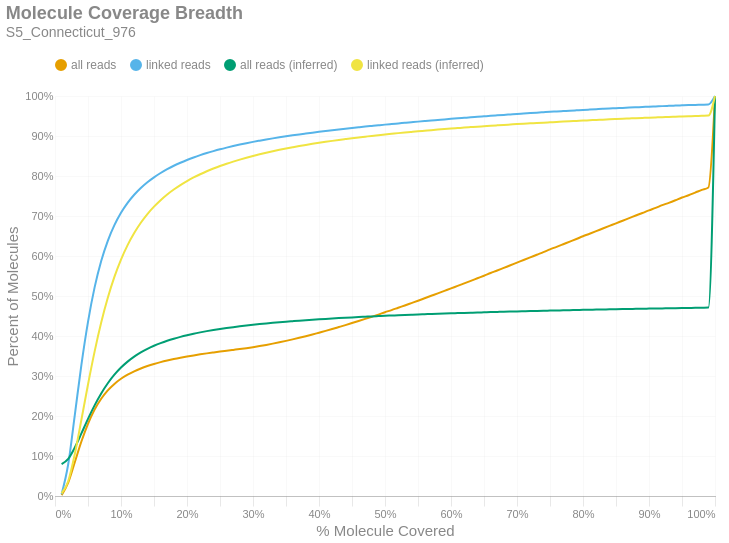

The cell this chart's notebook holds for it:
### Markdown cell above
### Molecule Read Coverage
This chart shows molecule coverage breadth as computed by the number of bases aligned to that molecule. In other words, "*how much of each unique long molecule is actually sequenced/aligned?*" Keep in mind there is a distinction between sequences and alignments, since some sequences belonging to a particular molecule may not align well and wouldn't appear in the alignment data. This chart also shows molecule coverage breadth as computed by the *inferred fragment* from which the aligned sequences originate. Unlike read coverage, this calculation takes into account the total insert size, including unsequenced gaps between the forward and reverse reads. Like the previous figures, these are cumulative percents.

### Code cell
if SKIPLR:
    print_html(f"Skipped")
else:
    binned_df = consolidated_hist(valids['coverage_bp'], mask, 0.01, True)
    binned_df_inf = consolidated_hist(valids['coverage_inserts'], mask, 0.01, True)
    binned_df = binned_df.with_columns(pl.lit(binned_df_inf['all reads (cumsum)']).alias('all reads (inferred)'))
    binned_df = binned_df.with_columns(pl.lit(binned_df_inf['linked reads (cumsum)']).alias('linked reads (inferred)'))
    binned_df = binned_df.with_columns(
        (pl.col('bin').cast(pl.Float64) + 0.01).alias('right_edge')
    )

    with SafeRender(binned_df):
        (
            density_plot(binned_df, 'Molecule Coverage Breadth', samplename, 'molcov', ['all reads (inferred)','linked reads (inferred)'])
            .encode(
                #x=alt.X('bin:Q', title="% Molecule Covered").axis(format = '%').scale(padding=0),
                x=alt.X('right_edge:Q', title="% Molecule Covered").axis(format='%').scale(padding=0),
                y=alt.Y('value:Q', title='Percent of Molecules')
                    .axis(format='%')
                    .stack(False)
                    .scale(domainMin=0, padding=0),
                color=alt.Color("key:N").scale(domain = ["all reads", "linked reads", "all reads (inferred)", "linked reads (inferred)"]),
                tooltip = [
                    alt.Tooltip("key:N", title = "Data Type"),
                    alt.Tooltip("range_label:N", title="% Molecule Covered"),
                    alt.Tooltip("value:Q", format = ".2%", title="% Molecules")
                ]
            )
        ).display()

### Figure 1 — Vega-Lite specification as saved in the notebook (floating-point values rounded to 4 significant figures)
{"width": "container", "height": 400, "config": {"title": {"anchor": "start", "dy": -15, "fontSize": 18, "color": "#888888", "subtitleColor": "#888888", "subtitleFontSize": 14}, "arc": {"fill": "#0072B2"}, "axis": {"domainColor": "#888888", "domainWidth": 0.5, "gridWidth": 0.2, "grid": false, "titleFontWeight": 400, "titleFontSize": 15, "labelFontSize": 11, "labelColor": "#888888", "tickColor": "#888888", "tickWidth": 0.2, "titleColor": "#888888"}, "axisBand": {"grid": false}, "axisX": {"grid": true, "tickSize": 10, "domainCap": "round"}, "axisY": {"domain": false, "grid": true, "tickSize": 0, "domainCap": "round"}, "background": "transparent", "header": {"labelFontSize": 15, "labelColor": "#888888", "titleFontSize": 15, "titleFontWeight": 600, "titleColor": "#888888"}, "legend": {"labelFont": "sans-serif", "labelFontSize": 12, "labelColor": "#888888", "symbolSize": 100, "symbolType": "circle", "titleFontSize": 12, "titlePadding": 10, "titleColor": "#888888", "title": null, "orient": "top"}, "range": {"category": ["#E69F00", "#56B4E9", "#009E73", "#F0E442", "#0072B2", "#D55E00", "#CC79A7", "#000000"], "diverging": ["#cfe8f3", "#a2d4ec", "#73bfe2", "#46abdb", "#1696d2", "#12719e"]}, "area": {"fill": "#0072B2", "fillOpacity": 0.7, "line": true, "strokeOpacity": 0.7}, "line": {"color": "#0072B2", "stroke": "#0072B2", "strokeWidth": 2}, "trail": {"color": "#0072B2", "stroke": "#0072B2", "strokeWidth": 0, "size": 1}, "point": {"filled": true, "fillOpacity": 1.0, "size": 95}, "text": {"color": "#888888", "fontSize": 11, "align": "right", "fontWeight": 400, "size": 11}, "bar": {"fill": "#0072B2", "stroke": null}, "view": {"stroke": null, "continuousWidth": 660, "continuousHeight": 400}}, "data": {"name": "data-812530165c6766bdc32f4a4dc8c64f7e"}, "mark": {"type": "line", "interpolate": "monotone", "point": {"opacity": 0, "size": 275}}, "encoding": {"color": {"field": "key", "scale": {"domain": ["all reads", "linked reads", "all reads (inferred)", "linked reads (inferred)"]}, "type": "nominal"}, "tooltip": [{"field": "key", "title": "Data Type", "type": "nominal"}, {"field": "range_label", "title": "% Molecule Covered", "type": "nominal"}, {"field": "value", "format": ".2%", "title": "% Molecules", "type": "quantitative"}], "x": {"axis": {"format": "%"}, "field": "right_edge", "scale": {"padding": 0}, "title": "% Molecule Covered", "type": "quantitative"}, "y": {"axis": {"format": "%"}, "field": "value", "scale": {"domainMin": 0, "padding": 0}, "stack": false, "title": "Percent of Molecules", "type": "quantitative"}}, "params": [{"name": "param_c36ac31b6afebe62", "select": {"type": "point", "fields": ["key"]}, "bind": "legend"}], "title": {"text": "Molecule Coverage Breadth", "subtitle": "S5_Connecticut_976"}, "transform": [{"fold": ["all reads (cumsum)", "linked reads (cumsum)", "all reads (inferred)", "linked reads (inferred)"]}, {"calculate": "replace(datum.key, ' (cumsum)', '')", "as": "key"}, {"filter": {"param": "param_c36ac31b6afebe62"}}], "usermeta": {"embedOptions": {"downloadFileName": "S5_Connecticut_976.molcov"}}, "$schema": "https://vega.github.io/schema/vega-lite/v6.1.0.json", "datasets": {"data-812530165c6766bdc32f4a4dc8c64f7e": [{"bin": "0.0", "interval": "0.0-0.01", "all reads": 0.00216, "linked reads": 0.004541, "all reads (cumsum)": 0.00216, "linked reads (cumsum)": 0.004541, "range_label": "0.0-0.01", "all reads (inferred)": 0.0796, "linked reads (inferred)": 0.006452, "right_edge": 0.01}, {"bin": "0.01", "interval": "0.01-0.02", "all reads": 0.0314, "linked reads": 0.07478, "all reads (cumsum)": 0.03356, "linked reads (cumsum)": 0.07932, "range_label": "0.01-0.02", "all reads (inferred)": 0.09279, "linked reads (inferred)": 0.03696, "right_edge": 0.02}, {"bin": "0.02", "interval": "0.02-0.03", "all reads": 0.05092, "linked reads": 0.123, "all reads (cumsum)": 0.08448, "linked reads (cumsum)": 0.2024, "range_label": "0.02-0.03", "all reads (inferred)": 0.121, "linked reads (inferred)": 0.1047, "right_edge": 0.03}, {"bin": "0.03", "interval": "0.03-0.04", "all reads": 0.05179, "linked reads": 0.1256, "all reads (cumsum)": 0.1363, "linked reads (cumsum)": 0.328, "range_label": "0.03-0.04", "all reads (inferred)": 0.1565, "linked reads (inferred)": 0.1905, "right_edge": 0.04}, {"bin": "0.04", "interval": "0.04-0.05", "all reads": 0.04429, "linked reads": 0.1075, "all reads (cumsum)": 0.1806, "linked reads (cumsum)": 0.4355, "range_label": "0.04-0.05", "all reads (inferred)": 0.1929, "linked reads (inferred)": 0.2789, "right_edge": 0.05}, {"bin": "0.05", "interval": "0.05-0.06", "all reads": 0.03544, "linked reads": 0.08603, "all reads (cumsum)": 0.216, "linked reads (cumsum)": 0.5215, "range_label": "0.05-0.06", "all reads (inferred)": 0.2266, "linked reads (inferred)": 0.361, "right_edge": 0.06}, {"bin": "0.06", "interval": "0.06-0.07", "all reads": 0.02716, "linked reads": 0.0659, "all reads (cumsum)": 0.2432, "linked reads (cumsum)": 0.5874, "range_label": "0.06-0.07", "all reads (inferred)": 0.2564, "linked reads (inferred)": 0.4335, "right_edge": 0.07}, {"bin": "0.07", "interval": "0.07-0.08", "all reads": 0.02085, "linked reads": 0.05053, "all reads (cumsum)": 0.264, "linked reads (cumsum)": 0.6379, "range_label": "0.07-0.08", "all reads (inferred)": 0.2818, "linked reads (inferred)": 0.4955, "right_edge": 0.08}, {"bin": "0.08", "interval": "0.08-0.09", "all reads": 0.01619, "linked reads": 0.03915, "all reads (cumsum)": 0.2802, "linked reads (cumsum)": 0.6771, "range_label": "0.08-0.09", "all reads (inferred)": 0.3032, "linked reads (inferred)": 0.5476, "right_edge": 0.09}, {"bin": "0.09", "interval": "0.09-0.1", "all reads": 0.0128, "linked reads": 0.03087, "all reads (cumsum)": 0.293, "linked reads (cumsum)": 0.708, "range_label": "0.09-0.1", "all reads (inferred)": 0.3211, "linked reads (inferred)": 0.5911, "right_edge": 0.1}, {"bin": "0.1", "interval": "0.1-0.11", "all reads": 0.01029, "linked reads": 0.02471, "all reads (cumsum)": 0.3033, "linked reads (cumsum)": 0.7327, "range_label": "0.1-0.11", "all reads (inferred)": 0.336, "linked reads (inferred)": 0.6272, "right_edge": 0.11}, {"bin": "0.11", "interval": "0.11-0.12", "all reads": 0.008487, "linked reads": 0.02037, "all reads (cumsum)": 0.3118, "linked reads (cumsum)": 0.753, "range_label": "0.11-0.12", "all reads (inferred)": 0.3484, "linked reads (inferred)": 0.6575, "right_edge": 0.12}, {"bin": "0.12", "interval": "0.12-0.13", "all reads": 0.007067, "linked reads": 0.01693, "all reads (cumsum)": 0.3188, "linked reads (cumsum)": 0.77, "range_label": "0.12-0.13", "all reads (inferred)": 0.359, "linked reads (inferred)": 0.6831, "right_edge": 0.13}, {"bin": "0.13", "interval": "0.13-0.14", "all reads": 0.006004, "linked reads": 0.01433, "all reads (cumsum)": 0.3248, "linked reads (cumsum)": 0.7843, "range_label": "0.13-0.14", "all reads (inferred)": 0.3679, "linked reads (inferred)": 0.7049, "right_edge": 0.14}, {"bin": "0.14", "interval": "0.14-0.15", "all reads": 0.005198, "linked reads": 0.01235, "all reads (cumsum)": 0.33, "linked reads (cumsum)": 0.7967, "range_label": "0.14-0.15", "all reads (inferred)": 0.3755, "linked reads (inferred)": 0.7234, "right_edge": 0.15}, {"bin": "0.15", "interval": "0.15-0.16", "all reads": 0.004571, "linked reads": 0.01081, "all reads (cumsum)": 0.3346, "linked reads (cumsum)": 0.8075, "range_label": "0.15-0.16", "all reads (inferred)": 0.3822, "linked reads (inferred)": 0.7396, "right_edge": 0.16}, {"bin": "0.16", "interval": "0.16-0.17", "all reads": 0.004067, "linked reads": 0.00957, "all reads (cumsum)": 0.3387, "linked reads (cumsum)": 0.817, "range_label": "0.16-0.17", "all reads (inferred)": 0.3881, "linked reads (inferred)": 0.7539, "right_edge": 0.17}, {"bin": "0.17", "interval": "0.17-0.18", "all reads": 0.003686, "linked reads": 0.008564, "all reads (cumsum)": 0.3424, "linked reads (cumsum)": 0.8256, "range_label": "0.17-0.18", "all reads (inferred)": 0.3933, "linked reads (inferred)": 0.7663, "right_edge": 0.18}, {"bin": "0.18", "interval": "0.18-0.19", "all reads": 0.003324, "linked reads": 0.007627, "all reads (cumsum)": 0.3457, "linked reads (cumsum)": 0.8332, "range_label": "0.18-0.19", "all reads (inferred)": 0.3979, "linked reads (inferred)": 0.7774, "right_edge": 0.19}, {"bin": "0.19", "interval": "0.19-0.2", "all reads": 0.003036, "linked reads": 0.006893, "all reads (cumsum)": 0.3487, "linked reads (cumsum)": 0.8401, "range_label": "0.19-0.2", "all reads (inferred)": 0.402, "linked reads (inferred)": 0.7873, "right_edge": 0.2}, {"bin": "0.2", "interval": "0.2-0.21", "all reads": 0.002782, "linked reads": 0.006249, "all reads (cumsum)": 0.3515, "linked reads (cumsum)": 0.8464, "range_label": "0.2-0.21", "all reads (inferred)": 0.4057, "linked reads (inferred)": 0.7963, "right_edge": 0.21}, {"bin": "0.21", "interval": "0.21-0.22", "all reads": 0.002595, "linked reads": 0.005732, "all reads (cumsum)": 0.3541, "linked reads (cumsum)": 0.8521, "range_label": "0.21-0.22", "all reads (inferred)": 0.4091, "linked reads (inferred)": 0.8044, "right_edge": 0.22}, {"bin": "0.22", "interval": "0.22-0.23", "all reads": 0.002443, "linked reads": 0.005266, "all reads (cumsum)": 0.3565, "linked reads (cumsum)": 0.8574, "range_label": "0.22-0.23", "all reads (inferred)": 0.4122, "linked reads (inferred)": 0.8119, "right_edge": 0.23}, {"bin": "0.23", "interval": "0.23-0.24", "all reads": 0.002293, "linked reads": 0.004853, "all reads (cumsum)": 0.3588, "linked reads (cumsum)": 0.8622, "range_label": "0.23-0.24", "all reads (inferred)": 0.415, "linked reads (inferred)": 0.8186, "right_edge": 0.24}, {"bin": "0.24", "interval": "0.24-0.25", "all reads": 0.002233, "linked reads": 0.004568, "all reads (cumsum)": 0.3611, "linked reads (cumsum)": 0.8668, "range_label": "0.24-0.25", "all reads (inferred)": 0.4176, "linked reads (inferred)": 0.825, "right_edge": 0.25}, {"bin": "0.25", "interval": "0.25-0.26", "all reads": 0.002102, "linked reads": 0.004213, "all reads (cumsum)": 0.3632, "linked reads (cumsum)": 0.871, "range_label": "0.25-0.26", "all reads (inferred)": 0.42, "linked reads (inferred)": 0.8307, "right_edge": 0.26}, {"bin": "0.26", "interval": "0.26-0.27", "all reads": 0.002088, "linked reads": 0.003942, "all reads (cumsum)": 0.3653, "linked reads (cumsum)": 0.8749, "range_label": "0.26-0.27", "all reads (inferred)": 0.4222, "linked reads (inferred)": 0.836, "right_edge": 0.27}, {"bin": "0.27", "interval": "0.27-0.28", "all reads": 0.002084, "linked reads": 0.003671, "all reads (cumsum)": 0.3673, "linked reads (cumsum)": 0.8786, "range_label": "0.27-0.28", "all reads (inferred)": 0.4242, "linked reads (inferred)": 0.841, "right_edge": 0.28}, {"bin": "0.28", "interval": "0.28-0.29", "all reads": 0.002256, "linked reads": 0.003475, "all reads (cumsum)": 0.3696, "linked reads (cumsum)": 0.8821, "range_label": "0.28-0.29", "all reads (inferred)": 0.4262, "linked reads (inferred)": 0.8457, "right_edge": 0.29}, {"bin": "0.29", "interval": "0.29-0.3", "all reads": 0.002474, "linked reads": 0.003271, "all reads (cumsum)": 0.3721, "linked reads (cumsum)": 0.8854, "range_label": "0.29-0.3", "all reads (inferred)": 0.4281, "linked reads (inferred)": 0.8502, "right_edge": 0.3}, {"bin": "0.3", "interval": "0.3-0.31", "all reads": 0.002688, "linked reads": 0.003011, "all reads (cumsum)": 0.3748, "linked reads (cumsum)": 0.8884, "range_label": "0.3-0.31", "all reads (inferred)": 0.4298, "linked reads (inferred)": 0.8544, "right_edge": 0.31}, {"bin": "0.31", "interval": "0.31-0.32", "all reads": 0.002944, "linked reads": 0.002916, "all reads (cumsum)": 0.3777, "linked reads (cumsum)": 0.8913, "range_label": "0.31-0.32", "all reads (inferred)": 0.4314, "linked reads (inferred)": 0.8582, "right_edge": 0.32}, {"bin": "0.32", "interval": "0.32-0.33", "all reads": 0.00319, "linked reads": 0.002773, "all reads (cumsum)": 0.3809, "linked reads (cumsum)": 0.8941, "range_label": "0.32-0.33", "all reads (inferred)": 0.4329, "linked reads (inferred)": 0.862, "right_edge": 0.33}, {"bin": "0.33", "interval": "0.33-0.34", "all reads": 0.003345, "linked reads": 0.002636, "all reads (cumsum)": 0.3842, "linked reads (cumsum)": 0.8967, "range_label": "0.33-0.34", "all reads (inferred)": 0.4344, "linked reads (inferred)": 0.8655, "right_edge": 0.34}, {"bin": "0.34", "interval": "0.34-0.35", "all reads": 0.003564, "linked reads": 0.002546, "all reads (cumsum)": 0.3878, "linked reads (cumsum)": 0.8992, "range_label": "0.34-0.35", "all reads (inferred)": 0.4358, "linked reads (inferred)": 0.8688, "right_edge": 0.35}, {"bin": "0.35", "interval": "0.35-0.36", "all reads": 0.003737, "linked reads": 0.002434, "all reads (cumsum)": 0.3915, "linked reads (cumsum)": 0.9017, "range_label": "0.35-0.36", "all reads (inferred)": 0.4371, "linked reads (inferred)": 0.8719, "right_edge": 0.36}, {"bin": "0.36", "interval": "0.36-0.37", "all reads": 0.003906, "linked reads": 0.002333, "all reads (cumsum)": 0.3954, "linked reads (cumsum)": 0.904, "range_label": "0.36-0.37", "all reads (inferred)": 0.4383, "linked reads (inferred)": 0.8749, "right_edge": 0.37}, {"bin": "0.37", "interval": "0.37-0.38", "all reads": 0.004072, "linked reads": 0.002186, "all reads (cumsum)": 0.3995, "linked reads (cumsum)": 0.9062, "range_label": "0.37-0.38", "all reads (inferred)": 0.4395, "linked reads (inferred)": 0.8777, "right_edge": 0.38}, {"bin": "0.38", "interval": "0.38-0.39", "all reads": 0.004239, "linked reads": 0.002142, "all reads (cumsum)": 0.4038, "linked reads (cumsum)": 0.9083, "range_label": "0.38-0.39", "all reads (inferred)": 0.4406, "linked reads (inferred)": 0.8804, "right_edge": 0.39}, {"bin": "0.39", "interval": "0.39-0.4", "all reads": 0.004534, "linked reads": 0.002116, "all reads (cumsum)": 0.4083, "linked reads (cumsum)": 0.9105, "range_label": "0.39-0.4", "all reads (inferred)": 0.4417, "linked reads (inferred)": 0.883, "right_edge": 0.4}, {"bin": "0.4", "interval": "0.4-0.41", "all reads": 0.0045, "linked reads": 0.001964, "all reads (cumsum)": 0.4128, "linked reads (cumsum)": 0.9124, "range_label": "0.4-0.41", "all reads (inferred)": 0.4428, "linked reads (inferred)": 0.8855, "right_edge": 0.41}, {"bin": "0.41", "interval": "0.41-0.42", "all reads": 0.004711, "linked reads": 0.001968, "all reads (cumsum)": 0.4175, "linked reads (cumsum)": 0.9144, "range_label": "0.41-0.42", "all reads (inferred)": 0.4437, "linked reads (inferred)": 0.8878, "right_edge": 0.42}, {"bin": "0.42", "interval": "0.42-0.43", "all reads": 0.004853, "linked reads": 0.001893, "all reads (cumsum)": 0.4224, "linked reads (cumsum)": 0.9163, "range_label": "0.42-0.43", "all reads (inferred)": 0.4447, "linked reads (inferred)": 0.8901, "right_edge": 0.43}, {"bin": "0.43", "interval": "0.43-0.44", "all reads": 0.004897, "linked reads": 0.001851, "all reads (cumsum)": 0.4273, "linked reads (cumsum)": 0.9181, "range_label": "0.43-0.44", "all reads (inferred)": 0.4456, "linked reads (inferred)": 0.8923, "right_edge": 0.44}, {"bin": "0.44", "interval": "0.44-0.45", "all reads": 0.005081, "linked reads": 0.001816, "all reads (cumsum)": 0.4323, "linked reads (cumsum)": 0.9199, "range_label": "0.44-0.45", "all reads (inferred)": 0.4465, "linked reads (inferred)": 0.8944, "right_edge": 0.45}, {"bin": "0.45", "interval": "0.45-0.46", "all reads": 0.005153, "linked reads": 0.001772, "all reads (cumsum)": 0.4375, "linked reads (cumsum)": 0.9217, "range_label": "0.45-0.46", "all reads (inferred)": 0.4474, "linked reads (inferred)": 0.8964, "right_edge": 0.46}, {"bin": "0.46", "interval": "0.46-0.47", "all reads": 0.005284, "linked reads": 0.001744, "all reads (cumsum)": 0.4428, "linked reads (cumsum)": 0.9235, "range_label": "0.46-0.47", "all reads (inferred)": 0.4482, "linked reads (inferred)": 0.8983, "right_edge": 0.47}, {"bin": "0.47", "interval": "0.47-0.48", "all reads": 0.00546, "linked reads": 0.001677, "all reads (cumsum)": 0.4482, "linked reads (cumsum)": 0.9251, "range_label": "0.47-0.48", "all reads (inferred)": 0.449, "linked reads (inferred)": 0.9003, "right_edge": 0.48}, {"bin": "0.48", "interval": "0.48-0.49", "all reads": 0.00531, "linked reads": 0.001669, "all reads (cumsum)": 0.4535, "linked reads (cumsum)": 0.9268, "range_label": "0.48-0.49", "all reads (inferred)": 0.4497, "linked reads (inferred)": 0.9021, "right_edge": 0.49}, {"bin": "0.49", "interval": "0.49-0.5", "all reads": 0.00594, "linked reads": 0.001636, "all reads (cumsum)": 0.4595, "linked reads (cumsum)": 0.9284, "range_label": "0.49-0.5", "all reads (inferred)": 0.4505, "linked reads (inferred)": 0.9039, "right_edge": 0.5}, {"bin": "0.5", "interval": "0.5-0.51", "all reads": 0.005221, "linked reads": 0.001517, "all reads (cumsum)": 0.4647, "linked reads (cumsum)": 0.93, "range_label": "0.5-0.51", "all reads (inferred)": 0.4512, "linked reads (inferred)": 0.9055, "right_edge": 0.51}, {"bin": "0.51", "interval": "0.51-0.52", "all reads": 0.0059, "linked reads": 0.001495, "all reads (cumsum)": 0.4706, "linked reads (cumsum)": 0.9315, "range_label": "0.51-0.52", "all reads (inferred)": 0.4519, "linked reads (inferred)": 0.9072, "right_edge": 0.52}, {"bin": "0.52", "interval": "0.52-0.53", "all reads": 0.005766, "linked reads": 0.001497, "all reads (cumsum)": 0.4764, "linked reads (cumsum)": 0.9329, "range_label": "0.52-0.53", "all reads (inferred)": 0.4526, "linked reads (inferred)": 0.9088, "right_edge": 0.53}, {"bin": "0.53", "interval": "0.53-0.54", "all reads": 0.005921, "linked reads": 0.001496, "all reads (cumsum)": 0.4823, "linked reads (cumsum)": 0.9344, "range_label": "0.53-0.54", "all reads (inferred)": 0.4532, "linked reads (inferred)": 0.9103, "right_edge": 0.54}, {"bin": "0.54", "interval": "0.54-0.55", "all reads": 0.005942, "linked reads": 0.001492, "all reads (cumsum)": 0.4882, "linked reads (cumsum)": 0.9359, "range_label": "0.54-0.55", "all reads (inferred)": 0.4538, "linked reads (inferred)": 0.9118, "right_edge": 0.55}, {"bin": "0.55", "interval": "0.55-0.56", "all reads": 0.006161, "linked reads": 0.001445, "all reads (cumsum)": 0.4944, "linked reads (cumsum)": 0.9374, "range_label": "0.55-0.56", "all reads (inferred)": 0.4545, "linked reads (inferred)": 0.9132, "right_edge": 0.56}, {"bin": "0.56", "interval": "0.56-0.57", "all reads": 0.006119, "linked reads": 0.001419, "all reads (cumsum)": 0.5005, "linked reads (cumsum)": 0.9388, "range_label": "0.56-0.57", "all reads (inferred)": 0.4551, "linked reads (inferred)": 0.9146, "right_edge": 0.57}, {"bin": "0.57", "interval": "0.57-0.58", "all reads": 0.006046, "linked reads": 0.001358, "all reads (cumsum)": 0.5066, "linked reads (cumsum)": 0.9402, "range_label": "0.57-0.58", "all reads (inferred)": 0.4556, "linked reads (inferred)": 0.916, "right_edge": 0.58}, {"bin": "0.58", "interval": "0.58-0.59", "all reads": 0.006197, "linked reads": 0.001379, "all reads (cumsum)": 0.5128, "linked reads (cumsum)": 0.9415, "range_label": "0.58-0.59", "all reads (inferred)": 0.4562, "linked reads (inferred)": 0.9174, "right_edge": 0.59}, {"bin": "0.59", "interval": "0.59-0.6", "all reads": 0.006333, "linked reads": 0.001338, "all reads (cumsum)": 0.5191, "linked reads (cumsum)": 0.9429, "range_label": "0.59-0.6", "all reads (inferred)": 0.4567, "linked reads (inferred)": 0.9186, "right_edge": 0.6}, {"bin": "0.6", "interval": "0.6-0.61", "all reads": 0.006093, "linked reads": 0.001309, "all reads (cumsum)": 0.5252, "linked reads (cumsum)": 0.9442, "range_label": "0.6-0.61", "all reads (inferred)": 0.4572, "linked reads (inferred)": 0.9198, "right_edge": 0.61}, {"bin": "0.61", "interval": "0.61-0.62", "all reads": 0.006412, "linked reads": 0.001277, "all reads (cumsum)": 0.5316, "linked reads (cumsum)": 0.9455, "range_label": "0.61-0.62", "all reads (inferred)": 0.4578, "linked reads (inferred)": 0.921, "right_edge": 0.62}, {"bin": "0.62", "interval": "0.62-0.63", "all reads": 0.006346, "linked reads": 0.001278, "all reads (cumsum)": 0.5379, "linked reads (cumsum)": 0.9467, "range_label": "0.62-0.63", "all reads (inferred)": 0.4583, "linked reads (inferred)": 0.9222, "right_edge": 0.63}, {"bin": "0.63", "interval": "0.63-0.64", "all reads": 0.006414, "linked reads": 0.00122, "all reads (cumsum)": 0.5444, "linked reads (cumsum)": 0.948, "range_label": "0.63-0.64", "all reads (inferred)": 0.4588, "linked reads (inferred)": 0.9234, "right_edge": 0.64}, {"bin": "0.64", "interval": "0.64-0.65", "all reads": 0.006392, "linked reads": 0.001245, "all reads (cumsum)": 0.5507, "linked reads (cumsum)": 0.9492, "range_label": "0.64-0.65", "all reads (inferred)": 0.4592, "linked reads (inferred)": 0.9245, "right_edge": 0.65}, {"bin": "0.65", "interval": "0.65-0.66", "all reads": 0.006702, "linked reads": 0.001244, "all reads (cumsum)": 0.5574, "linked reads (cumsum)": 0.9504, "range_label": "0.65-0.66", "all reads (inferred)": 0.4597, "linked reads (inferred)": 0.9256, "right_edge": 0.66}, {"bin": "0.66", "interval": "0.66-0.67", "all reads": 0.006348, "linked reads": 0.001173, "all reads (cumsum)": 0.5638, "linked reads (cumsum)": 0.9516, "range_label": "0.66-0.67", "all reads (inferred)": 0.4602, "linked reads (inferred)": 0.9267, "right_edge": 0.67}, {"bin": "0.67", "interval": "0.67-0.68", "all reads": 0.006554, "linked reads": 0.001161, "all reads (cumsum)": 0.5703, "linked reads (cumsum)": 0.9528, "range_label": "0.67-0.68", "all reads (inferred)": 0.4606, "linked reads (inferred)": 0.9277, "right_edge": 0.68}, {"bin": "0.68", "interval": "0.68-0.69", "all reads": 0.00641, "linked reads": 0.001151, "all reads (cumsum)": 0.5768, "linked reads (cumsum)": 0.9539, "range_label": "0.68-0.69", "all reads (inferred)": 0.461, "linked reads (inferred)": 0.9287, "right_edge": 0.69}, {"bin": "0.69", "interval": "0.69-0.7", "all reads": 0.006663, "linked reads": 0.001157, "all reads (cumsum)": 0.5834, "linked reads (cumsum)": 0.9551, "range_label": "0.69-0.7", "all reads (inferred)": 0.4615, "linked reads (inferred)": 0.9297, "right_edge": 0.7}, {"bin": "0.7", "interval": "0.7-0.71", "all reads": 0.006475, "linked reads": 0.001075, "all reads (cumsum)": 0.5899, "linked reads (cumsum)": 0.9562, "range_label": "0.7-0.71", "all reads (inferred)": 0.4619, "linked reads (inferred)": 0.9307, "right_edge": 0.71}, {"bin": "0.71", "interval": "0.71-0.72", "all reads": 0.006565, "linked reads": 0.001101, "all reads (cumsum)": 0.5965, "linked reads (cumsum)": 0.9573, "range_label": "0.71-0.72", "all reads (inferred)": 0.4623, "linked reads (inferred)": 0.9316, "right_edge": 0.72}, {"bin": "0.72", "interval": "0.72-0.73", "all reads": 0.00664, "linked reads": 0.001079, "all reads (cumsum)": 0.6031, "linked reads (cumsum)": 0.9583, "range_label": "0.72-0.73", "all reads (inferred)": 0.4627, "linked reads (inferred)": 0.9325, "right_edge": 0.73}, {"bin": "0.73", "interval": "0.73-0.74", "all reads": 0.006497, "linked reads": 0.001036, "all reads (cumsum)": 0.6096, "linked reads (cumsum)": 0.9594, "range_label": "0.73-0.74", "all reads (inferred)": 0.4631, "linked reads (inferred)": 0.9334, "right_edge": 0.74}, {"bin": "0.74", "interval": "0.74-0.75", "all reads": 0.00687, "linked reads": 0.001037, "all reads (cumsum)": 0.6165, "linked reads (cumsum)": 0.9604, "range_label": "0.74-0.75", "all reads (inferred)": 0.4635, "linked reads (inferred)": 0.9343, "right_edge": 0.75}, {"bin": "0.75", "interval": "0.75-0.76", "all reads": 0.00636, "linked reads": 0.0009434, "all reads (cumsum)": 0.6228, "linked reads (cumsum)": 0.9614, "range_label": "0.75-0.76", "all reads (inferred)": 0.4639, "linked reads (inferred)": 0.9352, "right_edge": 0.76}, {"bin": "0.76", "interval": "0.76-0.77", "all reads": 0.006545, "linked reads": 0.0009663, "all reads (cumsum)": 0.6294, "linked reads (cumsum)": 0.9623, "range_label": "0.76-0.77", "all reads (inferred)": 0.4642, "linked reads (inferred)": 0.9361, "right_edge": 0.77}, {"bin": "0.77", "interval": "0.77-0.78", "all reads": 0.006582, "linked reads": 0.0009674, "all reads (cumsum)": 0.636, "linked reads (cumsum)": 0.9633, "range_label": "0.77-0.78", "all reads (inferred)": 0.4646, "linked reads (inferred)": 0.9369, "right_edge": 0.78}, {"bin": "0.78", "interval": "0.78-0.79", "all reads": 0.006531, "linked reads": 0.0009507, "all reads (cumsum)": 0.6425, "linked reads (cumsum)": 0.9642, "range_label": "0.78-0.79", "all reads (inferred)": 0.465, "linked reads (inferred)": 0.9378, "right_edge": 0.79}, {"bin": "0.79", "interval": "0.79-0.8", "all reads": 0.006836, "linked reads": 0.0009463, "all reads (cumsum)": 0.6493, "linked reads (cumsum)": 0.9652, "range_label": "0.79-0.8", "all reads (inferred)": 0.4653, "linked reads (inferred)": 0.9386, "right_edge": 0.8}, {"bin": "0.8", "interval": "0.8-0.81", "all reads": 0.006309, "linked reads": 0.0008732, "all reads (cumsum)": 0.6556, "linked reads (cumsum)": 0.9661, "range_label": "0.8-0.81", "all reads (inferred)": 0.4656, "linked reads (inferred)": 0.9394, "right_edge": 0.81}, {"bin": "0.81", "interval": "0.81-0.82", "all reads": 0.006465, "linked reads": 0.0008764, "all reads (cumsum)": 0.6621, "linked reads (cumsum)": 0.9669, "range_label": "0.81-0.82", "all reads (inferred)": 0.466, "linked reads (inferred)": 0.9402, "right_edge": 0.82}, {"bin": "0.82", "interval": "0.82-0.83", "all reads": 0.006583, "linked reads": 0.0008815, "all reads (cumsum)": 0.6687, "linked reads (cumsum)": 0.9678, "range_label": "0.82-0.83", "all reads (inferred)": 0.4663, "linked reads (inferred)": 0.9409, "right_edge": 0.83}, {"bin": "0.83", "interval": "0.83-0.84", "all reads": 0.006509, "linked reads": 0.0008529, "all reads (cumsum)": 0.6752, "linked reads (cumsum)": 0.9687, "range_label": "0.83-0.84", "all reads (inferred)": 0.4667, "linked reads (inferred)": 0.9417, "right_edge": 0.84}, {"bin": "0.84", "interval": "0.84-0.85", "all reads": 0.006414, "linked reads": 0.0007786, "all reads (cumsum)": 0.6816, "linked reads (cumsum)": 0.9695, "range_label": "0.84-0.85", "all reads (inferred)": 0.467, "linked reads (inferred)": 0.9424, "right_edge": 0.85}, {"bin": "0.85", "interval": "0.85-0.86", "all reads": 0.006592, "linked reads": 0.0008232, "all reads (cumsum)": 0.6882, "linked reads (cumsum)": 0.9703, "range_label": "0.85-0.86", "all reads (inferred)": 0.4673, "linked reads (inferred)": 0.9431, "right_edge": 0.86}, {"bin": "0.86", "interval": "0.86-0.87", "all reads": 0.006415, "linked reads": 0.0007829, "all reads (cumsum)": 0.6946, "linked reads (cumsum)": 0.9711, "range_label": "0.86-0.87", "all reads (inferred)": 0.4676, "linked reads (inferred)": 0.9438, "right_edge": 0.87}, {"bin": "0.87", "interval": "0.87-0.88", "all reads": 0.00654, "linked reads": 0.0007525, "all reads (cumsum)": 0.7011, "linked reads (cumsum)": 0.9718, "range_label": "0.87-0.88", "all reads (inferred)": 0.4679, "linked reads (inferred)": 0.9445, "right_edge": 0.88}, {"bin": "0.88", "interval": "0.88-0.89", "all reads": 0.006347, "linked reads": 0.0007315, "all reads (cumsum)": 0.7075, "linked reads (cumsum)": 0.9725, "range_label": "0.88-0.89", "all reads (inferred)": 0.4682, "linked reads (inferred)": 0.9452, "right_edge": 0.89}, {"bin": "0.89", "interval": "0.89-0.9", "all reads": 0.006568, "linked reads": 0.0007612, "all reads (cumsum)": 0.7141, "linked reads (cumsum)": 0.9733, "range_label": "0.89-0.9", "all reads (inferred)": 0.4685, "linked reads (inferred)": 0.9458, "right_edge": 0.9}, {"bin": "0.9", "interval": "0.9-0.91", "all reads": 0.00609, "linked reads": 0.0006801, "all reads (cumsum)": 0.7202, "linked reads (cumsum)": 0.974, "range_label": "0.9-0.91", "all reads (inferred)": 0.4687, "linked reads (inferred)": 0.9464, "right_edge": 0.91}, {"bin": "0.91", "interval": "0.91-0.92", "all reads": 0.006896, "linked reads": 0.0007007, "all reads (cumsum)": 0.7271, "linked reads (cumsum)": 0.9747, "range_label": "0.91-0.92", "all reads (inferred)": 0.469, "linked reads (inferred)": 0.947, "right_edge": 0.92}, {"bin": "0.92", "interval": "0.92-0.93", "all reads": 0.005868, "linked reads": 0.0006416, "all reads (cumsum)": 0.7329, "linked reads (cumsum)": 0.9753, "range_label": "0.92-0.93", "all reads (inferred)": 0.4693, "linked reads (inferred)": 0.9476, "right_edge": 0.93}, {"bin": "0.93", "interval": "0.93-0.94", "all reads": 0.006436, "linked reads": 0.0006257, "all reads (cumsum)": 0.7394, "linked reads (cumsum)": 0.976, "range_label": "0.93-0.94", "all reads (inferred)": 0.4695, "linked reads (inferred)": 0.9482, "right_edge": 0.94}, {"bin": "0.94", "interval": "0.94-0.95", "all reads": 0.00684, "linked reads": 0.0006239, "all reads (cumsum)": 0.7462, "linked reads (cumsum)": 0.9766, "range_label": "0.94-0.95", "all reads (inferred)": 0.4698, "linked reads (inferred)": 0.9488, "right_edge": 0.95}, {"bin": "0.95", "interval": "0.95-0.96", "all reads": 0.00569, "linked reads": 0.000617, "all reads (cumsum)": 0.7519, "linked reads (cumsum)": 0.9772, "range_label": "0.95-0.96", "all reads (inferred)": 0.4701, "linked reads (inferred)": 0.9494, "right_edge": 0.96}, {"bin": "0.96", "interval": "0.96-0.97", "all reads": 0.006598, "linked reads": 0.000563, "all reads (cumsum)": 0.7585, "linked reads (cumsum)": 0.9778, "range_label": "0.96-0.97", "all reads (inferred)": 0.4704, "linked reads (inferred)": 0.95, "right_edge": 0.97}, {"bin": "0.97", "interval": "0.97-0.98", "all reads": 0.006718, "linked reads": 0.0005185, "all reads (cumsum)": 0.7652, "linked reads (cumsum)": 0.9783, "range_label": "0.97-0.98", "all reads (inferred)": 0.4707, "linked reads (inferred)": 0.9506, "right_edge": 0.98}, {"bin": "0.98", "interval": "0.98-0.99", "all reads": 0.006176, "linked reads": 0.0005525, "all reads (cumsum)": 0.7714, "linked reads (cumsum)": 0.9788, "range_label": "0.98-0.99", "all reads (inferred)": 0.471, "linked reads (inferred)": 0.9512, "right_edge": 0.99}, {"bin": "0.99", "interval": "0.99-1.0", "all reads": 0.2286, "linked reads": 0.02117, "all reads (cumsum)": 1.0, "linked reads (cumsum)": 1.0, "range_label": "0.99-1.0", "all reads (inferred)": 1.0, "linked reads (inferred)": 1.0, "right_edge": 1.0}]}}
